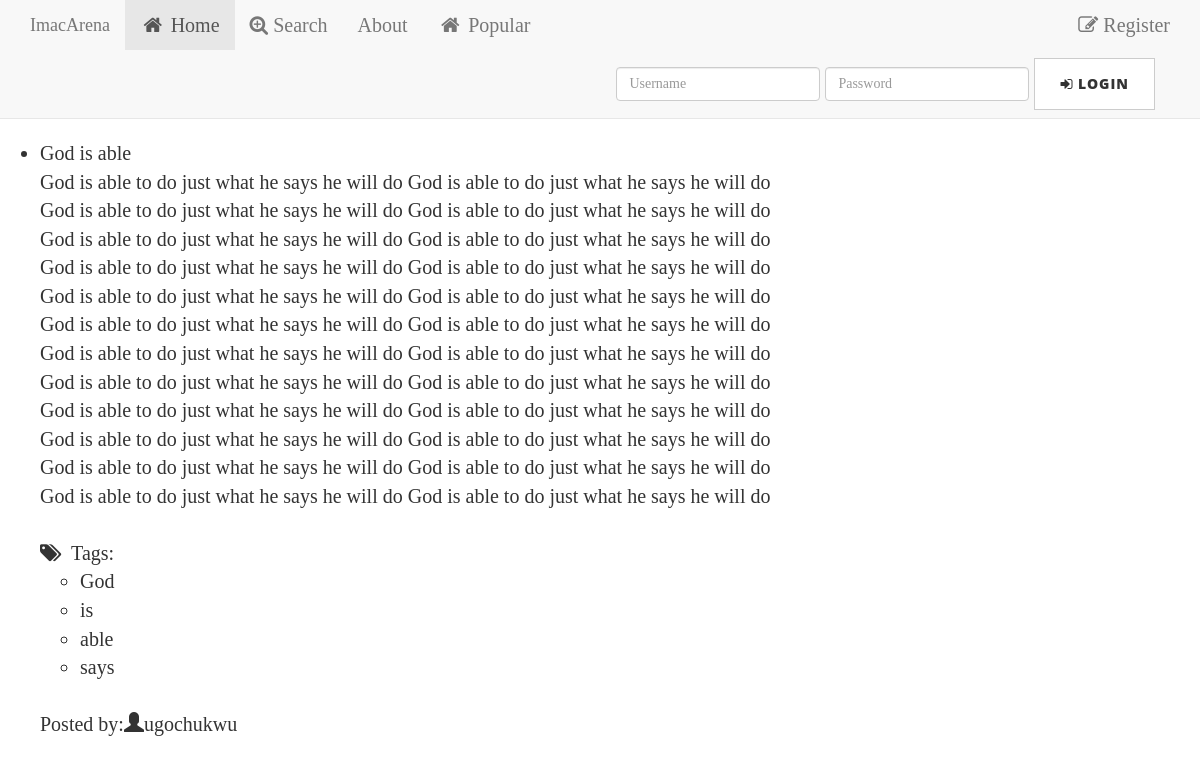
Screenshot of /tag/God/ with the database file from the repository.
### jplaceapp/models.py (models this page shows, shortened)
class Testimonies(models.Model):
    title = models.CharField(max_length=200)
    image = models.FileField(null=True,blank=True)
    user = models.ForeignKey(User)
    testimonies = models.ForeignKey(MyTestimony)
    likes = models.PositiveIntegerField(default=0)

class MyTestimony(models.Model):
    testimony = models.TextField(unique=True)
    def __str__(self):
        return self.testimony

class Tag(models.Model):
    name = models.CharField(max_length=64, unique=True)
    testimony = models.ManyToManyField(Testimonies)

### jplaceapp/views.py (the view)
# urls.py: url(r'^tag/([^\s]+)/$','jplaceapp.views.tag_page', name='tag_page'),
def tag_page(request, tag_name):
    tag = get_object_or_404(Tag, name=tag_name)
    testimony = tag.testimony.order_by('-id')
    context = {
        'testimony': testimony,
        'tag_name': tag_name,
        'show_tags': True,
        'show_user': True,
    }
    return render(request, 'tag_page.html', context)

### templates/tag_page.html (shortened to what this page needs)
{% extends "base.html" %}
{% block content %}
{% include "testimony_list.html" %}
{% endblock %}

### templates/testimony_list.html (shortened to what this page needs)
{% if testimony %}
<ul class="testimony">
    {% for obj in testimony %}
    <li> <a href="{{ obj.testimonies.testimony | escape }}" class="title">{{ obj.title | escape  }}</a><br />
        <div class="row">
            <div class="col-md-8">
                {{ obj.testimonies | escape  }}
            </div>
        </div>
                 <br />
        {% if show_tags %}
            <i class="fa fa-tags" aria-hidden="true"></i>&nbsp; Tags:
            {% if obj.tag_set.all %}
            <ul class="tags">
                {% for tag in obj.tag_set.all %}
                <li><a href="/tag/{{ tag.name | urlencode  }}/">{{ tag.name | escape }}</a></li>
            {% endfor %}
            </ul>
            {% else %}
            None.
            {% endif %}<br />
        {% endif %}
        {% if show_user %}
            Posted by:<a href="/user/{{ obj.user.username }}/" class="username"><span class="glyphicon glyphicon-user"></span>{{ obj.user.username }}</a>
        {% endif %}
     </li>
    {% endfor %}
    </ul>
{% else %}
    <p>No testimony found.</p>
{% endif %}

### rows the page displays
Testimonies: title "God is able", testimonies "God is able to do just what he says he will do God is able to do just what he says he will do God is able to do just what he says he will do God is able to do just what he says he will do God is able to do just what he says he will do God is able to do just what he says he will do God is able to do just what he says he will do God is able to do just what he says he will do God is able to do just what he says he will do God is able to do just what he says he will do God is able to do just what he says he will do God is able to do just what he says he will do God is able to do just what he says he will do God is able to do just what he says he will do God is able to do just what he says he…", user.username "ugochukwu"
Tag: name "God"
Tag: name "is"
Tag: name "able"
Tag: name "says"
